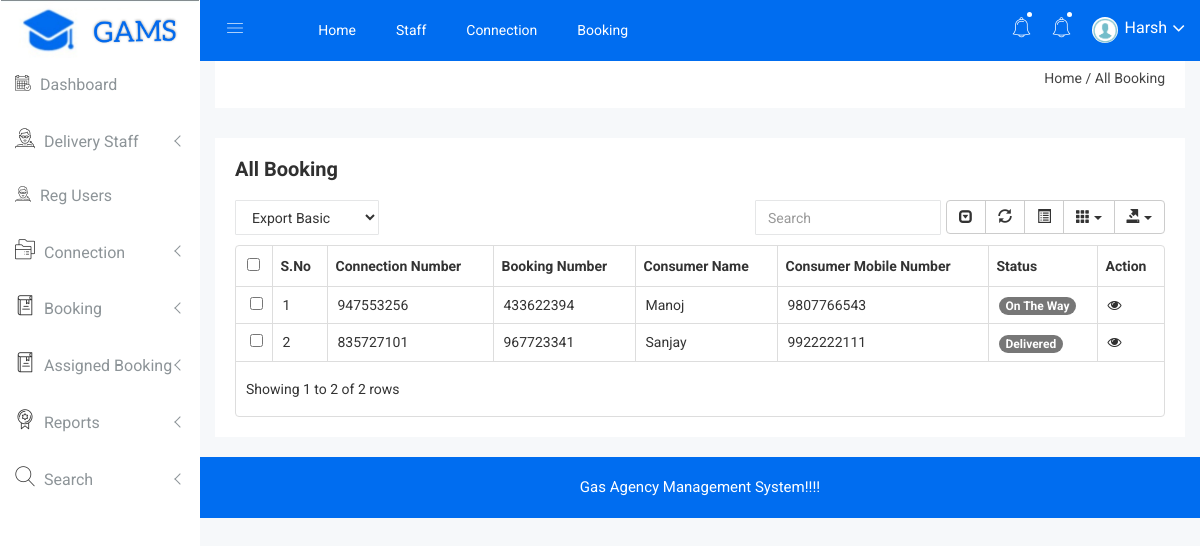
Page /gams/admin/all-booking.php (signed in) on the committed database.
### tables this page shows
CREATE TABLE `tblbooking` (
  `ID` int(10) NOT NULL,
  `UserID` int(5) NOT NULL,
  `ConnectionNumber` varchar(200) DEFAULT NULL,
  `BookingNumber` varchar(200) DEFAULT NULL,
  `RefillCylinder` varchar(120) DEFAULT NULL,
  `BookingDate` timestamp NULL DEFAULT current_timestamp(),
  `Remark` varchar(50) DEFAULT NULL,
  `Status` varchar(50) DEFAULT NULL,
  `RefflingCost` int(10) NOT NULL,
  `DeliveryBoy` varchar(200) NOT NULL,
  `UpdationDate` timestamp NULL DEFAULT NULL ON UPDATE current_timestamp()
);

CREATE TABLE `tblconnection` (
  `ID` int(10) NOT NULL,
  `UserID` int(10) DEFAULT NULL,
  `ConnectionNumber` varchar(50) DEFAULT NULL,
  `Name` varchar(200) DEFAULT NULL,
  `Email` varchar(200) DEFAULT NULL,
  `MobileNumber` bigint(10) DEFAULT NULL,
  `Gender` varchar(50) DEFAULT NULL,
  `DOB` varchar(120) DEFAULT NULL,
  `Nationality` varchar(100) DEFAULT NULL,
  `MaritalStatus` varchar(120) DEFAULT NULL,
  `Address` mediumtext DEFAULT NULL,
  `SelectRelated` varchar(100) DEFAULT NULL,
  `FirstName` varchar(100) DEFAULT NULL,
  `LastName` varchar(100) DEFAULT NULL,
  `SORFAddress` mediumtext DEFAULT NULL,
  `Citytownvillage` varchar(200) DEFAULT NULL,
  `ZipCode` int(10) DEFAULT NULL,
  `Documents` varchar(200) DEFAULT NULL,
  `AppliedDate` timestamp NULL DEFAULT current_timestamp(),
  `Remark` varchar(200) DEFAULT NULL,
  `Status` varchar(120) DEFAULT NULL,
  `ConnectionCharge` int(10) NOT NULL,
  `UpdationDate` timestamp NULL DEFAULT NULL ON UPDATE current_timestamp()
);

### gams/admin/all-booking.php (the view, shortened to what this page needs)
<?php
include('includes/dbconnection.php');
if (strlen($_SESSION['ogbsaid']==0)) {
  header('location:logout.php');
  } else{
  ?>
<!doctype html>
<html class="no-js" lang="en">
<head>
    <link rel="stylesheet" href="css/bootstrap.min.css">
    <link rel="stylesheet" href="css/font-awesome.min.css">
    <link rel="stylesheet" href="css/owl.carousel.css">
    <link rel="stylesheet" href="css/owl.theme.css">
    <link rel="stylesheet" href="css/owl.transitions.css">
    <link rel="stylesheet" href="css/animate.css">
    <link rel="stylesheet" href="css/normalize.css">
    <link rel="stylesheet" href="css/meanmenu.min.css">
    <link rel="stylesheet" href="css/main.css">
    <link rel="stylesheet" href="css/educate-custon-icon.css">
    <link rel="stylesheet" href="css/morrisjs/morris.css">
    <link rel="stylesheet" href="css/scrollbar/jquery.mCustomScrollbar.min.css">
    <link rel="stylesheet" href="css/metisMenu/metisMenu.min.css">
    <link rel="stylesheet" href="css/metisMenu/metisMenu-vertical.css">
    <link rel="stylesheet" href="css/calendar/fullcalendar.min.css">
    <link rel="stylesheet" href="css/calendar/fullcalendar.print.min.css">
    <link rel="stylesheet" href="css/editor/select2.css">
    <link rel="stylesheet" href="css/editor/datetimepicker.css">
    <link rel="stylesheet" href="css/editor/bootstrap-editable.css">
    <link rel="stylesheet" href="css/editor/x-editor-style.css">
    <link rel="stylesheet" href="css/data-table/bootstrap-table.css">
    <link rel="stylesheet" href="css/data-table/bootstrap-editable.css">
    <link rel="stylesheet" href="style.css">
    <link rel="stylesheet" href="css/responsive.css">
</head>
<body>
    <?php include_once('includes/sidebar.php');?>
   <?php include_once('includes/header.php');?>
            <div class="breadcome-area">
                <div class="container-fluid">
                    <div class="row">
                        <div class="col-lg-12 col-md-12 col-sm-12 col-xs-12">
                            <div class="breadcome-list single-page-breadcome">
                                <div class="row">
                                    <div class="col-lg-12 col-md-6 col-sm-6 col-xs-12">
                                        <ul class="breadcome-menu">
                                            <li><a href="dashboard.php">Home</a> <span class="bread-slash">/</span>
                                            </li>
                                            <li><span class="bread-blod">All Booking</span>
                                            </li>
                                        </ul>
                                    </div>
                                </div>
                            </div>
                        </div>
                    </div>
                </div>
            </div>
        </div>
        <div class="data-table-area mg-b-15">
            <div class="container-fluid">
                <div class="row">
                    <div class="col-lg-12 col-md-12 col-sm-12 col-xs-12">
                        <div class="sparkline13-list">
                            <div class="sparkline13-hd">
                                <div class="main-sparkline13-hd">
                                    <h1>All  <span class="table-project-n">Booking</span></h1>
                                </div>
                            </div>
                            <div class="sparkline13-graph">
                                <div class="datatable-dashv1-list custom-datatable-overright">
                                    <div id="toolbar">
                                        <select class="form-control dt-tb">
											<option value="">Export Basic</option>
										</select>
                                    </div>
                                    <table id="table" data-toggle="table" data-pagination="true" data-search="true" data-show-columns="true" data-show-pagination-switch="true" data-show-refresh="true" data-key-events="true" data-show-toggle="true" data-resizable="true" data-cookie="true"
                                        data-cookie-id-table="saveId" data-show-export="true" data-click-to-select="true" data-toolbar="#toolbar">
                                        <thead>
                                            <tr>
                                                <th>S.No</th>
                                                <th>Connection Number</th>
                                                <th>Booking Number</th>
                                                <th>Consumer Name</th>
                                                <th>Consumer Mobile Number</th>
                                                 <th>Status</th>
                                                <th>Action</th>
                                            </tr>
                                        </thead>
                                        <tbody>
                                              <?php
$sql="SELECT tblconnection.Name,tblconnection.MobileNumber,tblbooking.ConnectionNumber,tblbooking.BookingNumber,tblbooking.ID as id,tblbooking.Status from tblbooking join tblconnection on tblbooking.ConnectionNumber=tblconnection.ConnectionNumber";
$query = $dbh -> prepare($sql);
$query->execute();
$results=$query->fetchAll(PDO::FETCH_OBJ);
$cnt=1;
if($query->rowCount() > 0)
{
foreach($results as $row)
{               ?>
                                            <tr>
                                                <td><?php echo htmlentities($cnt);?></td>
                                                <td><?php  echo htmlentities($row->ConnectionNumber);?></td>
                                                <td><?php  echo htmlentities($row->BookingNumber);?></td>
                                                <td><?php  echo htmlentities($row->Name);?></td>
                                                <td><?php  echo htmlentities($row->MobileNumber);?></td>
                                                 <?php if($row->Status==""){ ?>
                     <td class="font-w600"><?php echo "Not Updated Yet"; ?></td>
<?php } else { ?>
                                        <td class="d-none d-sm-table-cell">
                                            <span class="badge badge-primary"><?php  echo htmlentities($row->Status);?></span>
                                        </td>
<?php } ?>
                                                <td><a href="view-booking-detail.php?viewid=<?php echo htmlentities ($row->id);?>&&bookid=<?php echo htmlentities ($row->BookingNumber);?>"><i class="fa fa-eye" aria-hidden="true"></i></a></td>
                                            </tr>
                                          <?php $cnt=$cnt+1;}} ?>
                                        </tbody>
                                    </table>
                                </div>
                            </div>
                        </div>
                    </div>
                </div>
            </div>
        </div>
       <?php include_once('includes/footer.php');?>
    </div>
</body>
</html><?php }  ?>

### gams/admin/includes/header.php (shortened to what this page needs)
   <div class="all-content-wrapper">
        <div class="container-fluid">
            <div class="row">
                <div class="col-lg-12 col-md-12 col-sm-12 col-xs-12">
                    <div class="logo-pro">
                    </div>
                </div>
            </div>
        </div>
        <div class="header-advance-area">
            <div class="header-top-area">
                <div class="container-fluid">
                    <div class="row">
                        <div class="col-lg-12 col-md-12 col-sm-12 col-xs-12">
                            <div class="header-top-wraper">
                                <div class="row">
                                    <div class="col-lg-1 col-md-0 col-sm-1 col-xs-12">
                                        <div class="menu-switcher-pro">
                                            <button type="button" id="sidebarCollapse" class="btn bar-button-pro header-drl-controller-btn btn-info navbar-btn">
                                                    <i class="educate-icon educate-nav"></i>
                                                </button>
                                        </div>
                                    </div>
                                    <div class="col-lg-6 col-md-7 col-sm-6 col-xs-12">
                                        <div class="header-top-menu tabl-d-n">
                                            <ul class="nav navbar-nav mai-top-nav">
                                                <li class="nav-item"><a href="dashboard.php" class="nav-link">Home</a>
                                                </li>
                                                <li class="nav-item"><a href="manage-staff.php" class="nav-link">Staff</a>
                                                </li>
                                                <li class="nav-item"><a href="all-connection.php" class="nav-link">Connection</a>
                                                </li>
                                                <li class="nav-item"><a href="all-booking.php" class="nav-link">Booking</a>
                                                </li>
                                            </ul>
                                        </div>
                                    </div>
                                    <div class="col-lg-5 col-md-5 col-sm-12 col-xs-12">
                                        <div class="header-right-info">
                                            <ul class="nav navbar-nav mai-top-nav header-right-menu">
                                                <li class="nav-item"><a href="new-connection.php" data-toggle="dropdown" role="button" aria-expanded="false" class="nav-link dropdown-toggle"><i class="educate-icon educate-bell" aria-hidden="true"></i><span class="indicator-nt"></span></a>
                                                </li>
                                                <li class="nav-item"><a href="new-booking.php" data-toggle="dropdown" role="button" aria-expanded="false" class="nav-link dropdown-toggle"><i class="educate-icon educate-bell" aria-hidden="true"></i><span class="indicator-nt"></span></a>
                                                </li>
                                                <?php
$aid=$_SESSION['ogbsaid'];
$sql="SELECT AdminName from  tbladmin where ID=:aid";
$query = $dbh -> prepare($sql);
$query->bindParam(':aid',$aid,PDO::PARAM_STR);
$query->execute();
$results=$query->fetchAll(PDO::FETCH_OBJ);
$cnt=1;
if($query->rowCount() > 0)
{
foreach($results as $row)
{               ?>
                                                <li class="nav-item">
                                                    <a href="#" data-toggle="dropdown" role="button" aria-expanded="false" class="nav-link dropdown-toggle">
                                                            <img src="img/product/images.png" alt="" />
                                                            <span class="admin-name"><?php  echo $row->AdminName;?></span>
                                                            <i class="fa fa-angle-down edu-icon edu-down-arrow"></i><?php $cnt=$cnt+1;}} ?>
                                                        </a>
                                                </li>
 </ul>
                                        </div>
                                    </div>
                                </div>
                            </div>
                        </div>
                    </div>
                </div>
            </div>

### gams/admin/css/main.css (style rules this page uses)
html { color: #222; font-size: 1em; line-height: 1.4; }
audio, canvas, iframe, img, svg, video { vertical-align: middle; }

### rows in the picture
tblbooking: ConnectionNumber "947553256", BookingNumber "433622394", tblconnection.Name "Manoj", tblconnection.MobileNumber "9807766543", Status "On The Way"
tblbooking: ConnectionNumber "835727101", BookingNumber "967723341", tblconnection.Name "Sanjay", tblconnection.MobileNumber "9922222111", Status "Delivered"

### other values in the picture
$row->AdminName "Harsh"
